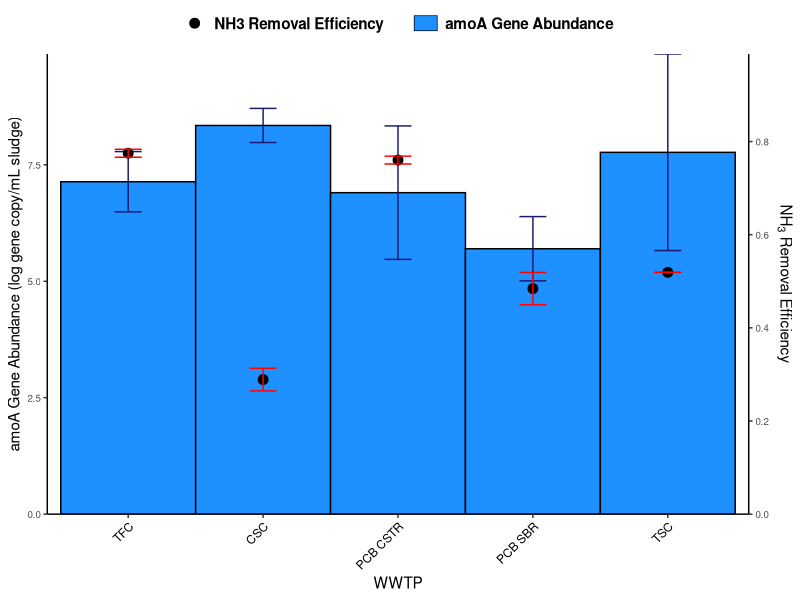

Write the R code that produced this figure.
library(ggplot2)
library(dplyr)
library(ggpubr)
qPCR<-read.csv("raw_data/genecopyamoA.csv", fileEncoding="UTF-8-BOM")

qPCR$WWTP<- ordered(qPCR$WWTP, levels=c("TFC","CSC", "PCB CSTR","PCB SBR","TSC"))

newqPCR<-qPCR %>%
  group_by(WWTP) %>%
  mutate_at(2,log10) %>%
  summarize(
    GeneCopy= mean(amoA.copy.mL, na.rm=TRUE),
    Removal= mean(NH3.Removal.Efficiency,na.rm=TRUE),
    SD1 =  sd(amoA.copy.mL, na.rm=TRUE),
    SD2 =  sd(NH3.Removal.Efficiency, na.rm=TRUE)
  )

qPCRPlot <-ggplot(newqPCR) + 
    geom_bar(aes(x = WWTP, y = GeneCopy, fill = "amoA Gene Abundance"), 
            stat = "identity", width=1,
            colour = "black") +
    geom_errorbar(aes(x = WWTP, ymin = GeneCopy - SD1, ymax = GeneCopy + SD1),
                  width = 0.2, color="midnightblue",
                  position = "dodge") +
  
    # geom_line(aes(x = WWTP, y = Removal * max(GeneCopy),group=1), 
    #         color = 'black', size = 2) +
    
    geom_point(aes(x = WWTP, y = Removal * max(GeneCopy), color="NH3 Removal Efficiency"), 
                size = 3)+
    
    geom_errorbar(aes(x = WWTP, ymin = Removal * max(GeneCopy) - SD2, 
                      ymax = Removal * max(GeneCopy) + SD2), 
                  colour = "red",
                  width = .2)+
    scale_fill_manual(name="amoA Gene Abundance",
      values=c("amoA Gene Abundance"="dodgerblue")
    )+
    scale_color_manual(name=expression(NH[3]~"Removal Efficiency"),
      values=c("NH3 Removal Efficiency"="black")
    )+

    theme_classic()+
    theme(
      legend.title=element_blank(),
      legend.text=element_text(size=rel(1),face="bold"),
      legend.position="top",
      legend.key.height = unit(0.1,"cm"),
      axis.text.x = element_text(angle=45,vjust=1,hjust=1,color=
                                "black"),
      axis.text.y=element_text(size=rel(0.8))
      
    ) +
    scale_y_continuous(expand=c(0,0),
      position="left", name ="amoA Gene Abundance (log gene copy/mL sludge)",
      sec.axis = sec_axis(~./10,name=expression(NH[3]~"Removal Efficiency"),
                      breaks=c(0,0.2,0.4,0.6,0.8,1.0)))

# To save ggplot
# ggsave("plot_output/qPCR_amoA.png", height=8, width=10)